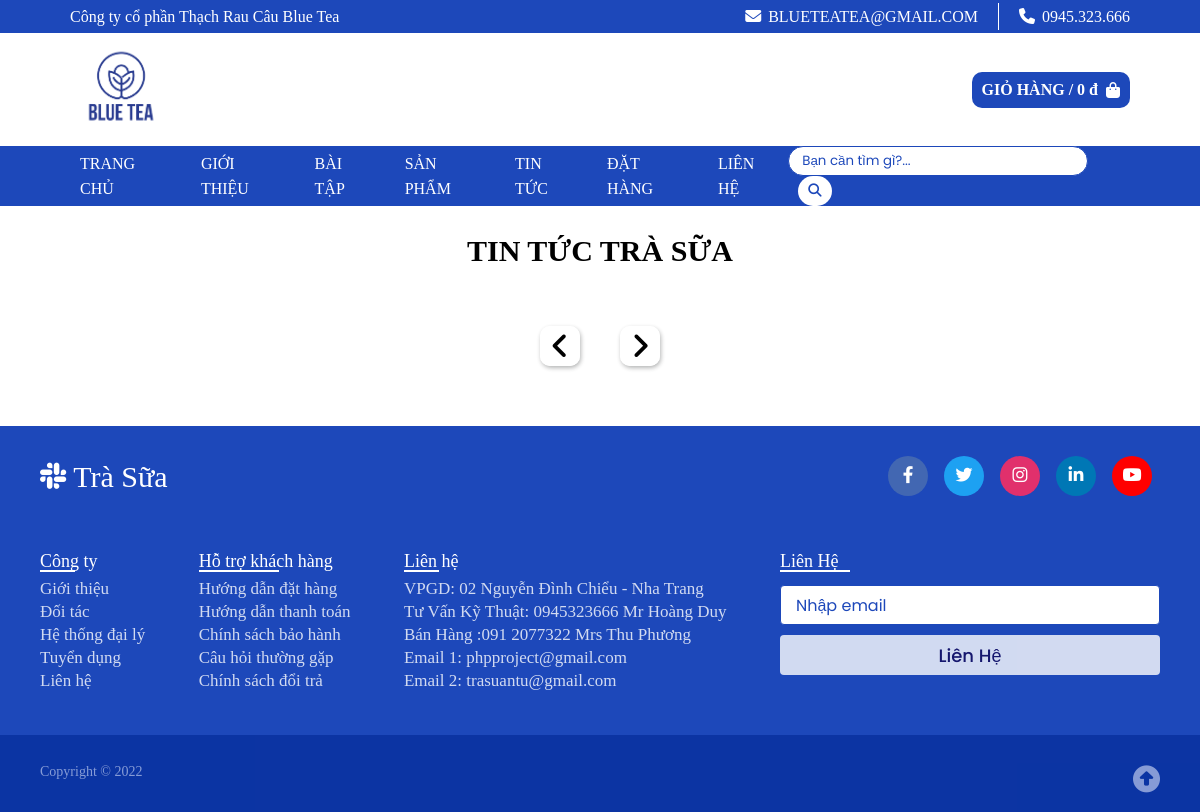
Page /tin-tuc.php on the earlier database version.
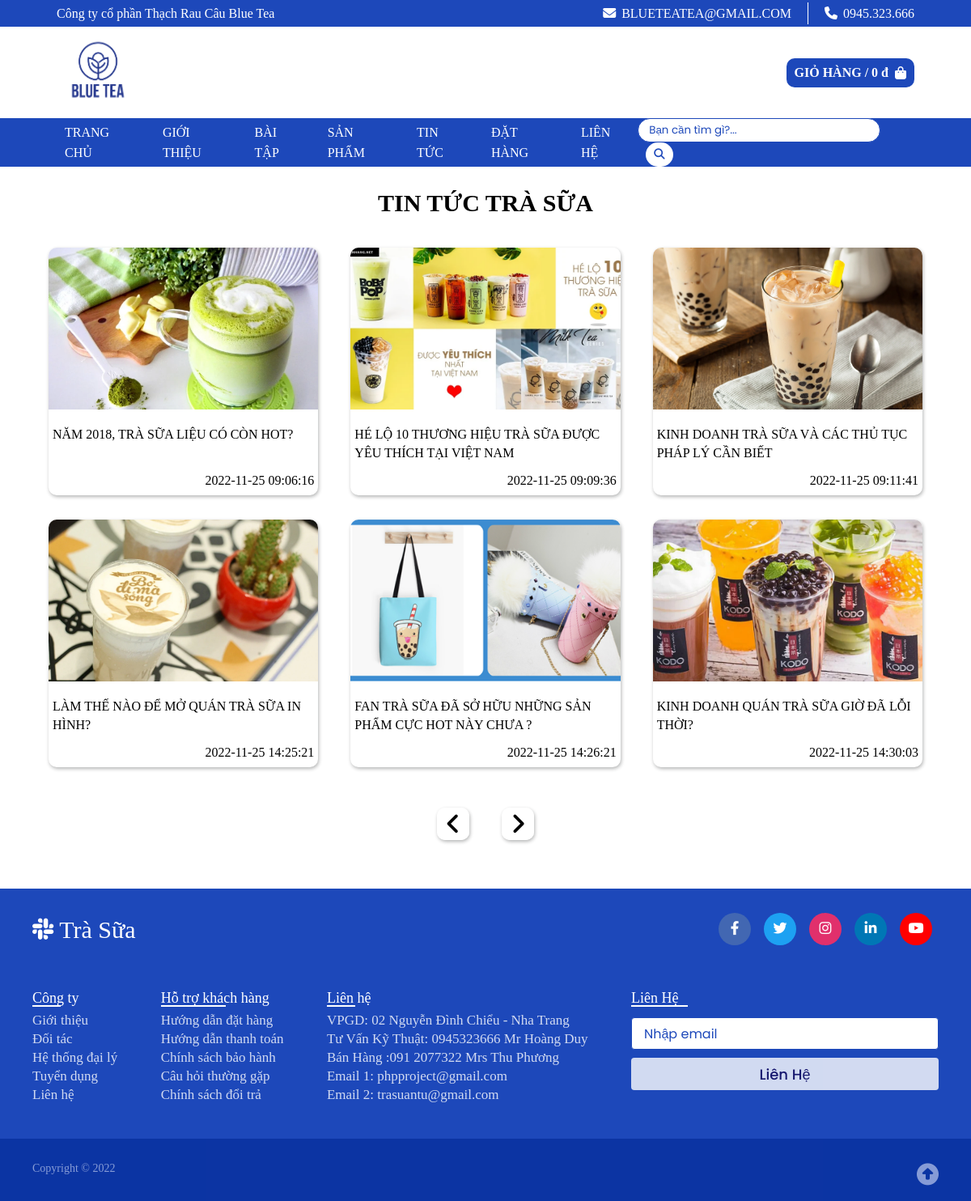
Same page on the later database version.
### tables this page shows
CREATE TABLE `tin_tuc` (
  `ma_tintuc` int(11) NOT NULL,
  `tieu_de` varchar(300) NOT NULL,
  `hinh_dd` varchar(300) NOT NULL,
  `noi_dung` text NOT NULL,
  `tg_dang` datetime NOT NULL
);

### block/global.php (the view, shortened to what this page needs)
<?php
    function getAllTinTuc($conn)
    {
        $none = false;
        $rowPerPage = 6;
        $offset = ($_GET['page']-1)* $rowPerPage;
        $query = "SELECT `ma_tintuc`, `tieu_de`, `hinh_dd`, `tg_dang` FROM `tin_tuc`";
        $result = mysqli_query($conn, $query);
        $numRow = mysqli_num_rows($result);
        $maxPage = ceil($numRow / $rowPerPage);
        $query= "SELECT `ma_tintuc`, `tieu_de`, `hinh_dd`, `tg_dang` FROM `tin_tuc` LIMIT $offset, $rowPerPage";
        $result =  mysqli_query($conn, $query);
        if($result)
        {
            if(mysqli_num_rows($result) != 0)
            {
                echo '<div class="blog">';
                while($row = mysqli_fetch_array($result))
                {
                    echo "<a class='blog-item' href='./tin-tuc.php?id=$row[ma_tintuc]'>";
                    $src = "./assets/images/$row[hinh_dd]";
                        echo "<div class='blog-img'>
                        <img src='".$src."'>
                            </div>";
                        echo "<div class='blog-content'>
                            <p class='blog-title'>$row[tieu_de]</p>
                            <p class='blog-date'>$row[tg_dang]</p>
                        </div>";
                    echo "</a>";
                }
                echo "</div>";
            }
        }
        if($none != true)
        {
            echo "<div class='news-control'>";
            if($_GET['page'] == 1)
            {
                echo "<a href='".$_SERVER ['PHP_SELF']."?page=1' class='news-btn' >
                <i class='fa-solid fa-angle-left'></i> </a>";
            }
            else {
                $prePage = $_GET['page'] - 1;
                echo "<a href='".$_SERVER ['PHP_SELF']."?page=".$prePage."' class='news-btn' >
                <i class='fa-solid fa-angle-left'></i> </a>";
            }
            if($_GET['page'] == $maxPage)
            {
                echo "<a href='".$_SERVER ['PHP_SELF']."?page=".$maxPage."' class='news-btn' >
                <i class='fa-solid fa-angle-right'></i> </a>";
            }
            else {
                $nextPage = $_GET['page'] + 1;
                echo "<a href='".$_SERVER ['PHP_SELF']."?page=".$nextPage."' class='news-btn' >
                <i class='fa-solid fa-angle-right'></i> </a>";
            }
            echo "</div>";
        }
    }
?>

### tin-tuc.php (shortened to what this page needs)
<!DOCTYPE html>
<html lang="en">
<head>
    <link rel="stylesheet" href="./assets/css/main.css"/>
    <link
      rel="stylesheet"
      href="https://cdnjs.cloudflare.com/ajax/libs/font-awesome/6.2.0/css/all.min.css"
    />
</head>
<body>
    <?php
        include("./block/connection.php");
        include("./block/global.php");
        include("./block/header.php");
    ?>
    <?php
        if(isset($_GET["id"]))
        {
            $id = $_GET["id"];
            $query = "SELECT `ma_tintuc`, `tieu_de`, `hinh_dd`, `noi_dung`, `tg_dang` FROM `tin_tuc` WHERE `ma_tintuc` = '$id'";
            $result = mysqli_query($conn, $query);
            if($result)
            {
                if(mysqli_num_rows($result) != 0)
                {
                    $row = mysqli_fetch_array($result);
                    echo '<div class="container">
                    <p class="blog-title size28">'.$row["tieu_de"].'</p>
                    <p class="blog-date mgb-20">'.$row["tg_dang"].'</p>';
                    echo $row['noi_dung'];
                    echo "</div>";
                }
            }
        }
        else {
            echo '<div class="container">';
                echo "<p class='blog-detail-header'> Tin tức trà sữa</p>";
                getAllTinTuc($conn);
            echo '</div>';
        }
    ?>
    <?php
        include("./block/footer.php");
    ?>
</body>
</html>

### block/header.php (shortened to what this page needs)
<header>
      <div class="header-container">
          <div class="header-info">
              <div class="header-info--name">
                  <a href="./index.php">Công ty cổ phần Thạch Rau Câu Blue Tea</a>
              </div>
              <div class="header-info--contact">
              <div class="header-info--gmail">
              <i class="fa fa-envelope"></i>
                  <a href="#">blueteatea@gmail.com</a>
              </div>
              <div class="header-info--tel">
              <i class="fa fa-phone"></i>
                  <a href="#">0945.323.666</a>
              </div>
              </div>
          </div>
          <div class="header-content">
              <div class="header-content--logo">
                  <img src="http://localhost/doanphp/assets/images/blue_tea_logo.webp" alt="" width="100" height="100">
              </div>
              <div class="header-content--product">
                  <a href="./gio-hang.php" class="header-product--text">
                  GIỎ HÀNG / <?php
                      if(isset($_SESSION["gioHang"]))
                      {
                          $gia = 0;
                          $gioHang = $_SESSION["gioHang"];
                          for($i = 0; $i < count($gioHang); $i++)
                          {
                              $gia = $gia + $gioHang[$i]["gia"];
                          }
                          echo "<span class='money'>$gia</span>";
                      }
                      else echo "0";
                      ?>
                      <span>đ</span>
              </a>
              <i class="fas fa-bag-shopping"></i>
              </div>
          </div>
          <div class="header-menu">
              <div class="header-menu--list">
                  <div class="header-menu--item">
                      <a href="http://localhost/doanphp/index.php" class="header-menu--link">Trang chủ</a>
                  </div>
                  <div class="header-menu--item">
                      <a href="http://localhost/doanphp/gioi-thieu.php" class="header-menu--link">Giới thiệu</a>
                  </div>
                  <div class="header-menu--item">
                      <a href="http://localhost/doanphp/bai-tap.php" class="header-menu--link">Bài tập</a>
                  </div>
                  <div class="header-menu--item">
                      <a href="http://localhost/doanphp/san-pham.php" class="header-menu--link">Sản phẩm</a>
                  </div>
                  <div class="header-menu--item">
                      <a href="http://localhost/doanphp/tin-tuc.php" class="header-menu--link">Tin tức</a>
                  </div>
                  <div class="header-menu--item">
                      <a href="http://localhost/doanphp/gio-hang.php" class="header-menu--link">Đặt hàng</a>
                  </div>
                  <div class="header-menu--item">
                      <a href="http://localhost/doanphp/lien-he.php" class="header-menu--link">liên hệ</a>
                  </div>
              </div>
              <form action="http://localhost/doanphp/tim-kiem.php" method="get">
              <div class="header-menu--search">
                  <input type="text" name="search" id="" placeholder="Bạn cần tìm gì?..."
                  value="<?php if (isset(($_GET["search"]))) echo $_GET["search"]; else echo "" ?>">
                  <button type="submit" name="timKiem"><i class="fas fa-magnifying-glass"></i></button>
              </div>
              </form>
          </div>
      </div>
  </header>

### block/footer.php (shortened to what this page needs)
<footer style="background-color: #1d48ba;">
  <div class="content">
    <div class="top">
      <div class="logo-details">
        <i class="fab fa-slack"></i>
        <span class="logo_name">Trà Sữa</span>
      </div>
      <div class="media-icons">
        <a href="#"><i class="fab fa-facebook-f"></i></a>
        <a href="#"><i class="fab fa-twitter"></i></a>
        <a href="#"><i class="fab fa-instagram"></i></a>
        <a href="#"><i class="fab fa-linkedin-in"></i></a>
        <a href="#"><i class="fab fa-youtube"></i></a>
      </div>
    </div>
    <div class="link-boxes">
      <ul class="box">
        <li class="link_name">Công ty</li>
        <li><a href="#">Giới thiệu</a></li>
        <li><a href="#">Đối tác</a></li>
        <li><a href="#">Hệ thống đại lý</a></li>
        <li><a href="#">Tuyển dụng</a></li>
        <li><a href="#">Liên hệ</a></li>
      </ul>
      <ul class="box">
        <li class="link_name link_name-support">Hỗ trợ khách hàng</li>
        <li><a href="#">Hướng dẫn đặt hàng</a></li>
        <li><a href="#">Hướng dẫn thanh toán</a></li>
        <li><a href="#">Chính sách bảo hành</a></li>
        <li><a href="#">Câu hỏi thường gặp</a></li>
        <li><a href="#">Chính sách đổi trả</a></li>
      </ul>
      <ul class="box">
        <li class="link_name">Liên hệ</li>
        <li><a href="#">VPGD: 02 Nguyễn Đình Chiểu - Nha Trang</a></li>
        <li><a href="#">Tư Vấn Kỹ Thuật: 0945323666 Mr Hoàng Duy</a></li>
        <li><a href="#">Bán Hàng :091 2077322 Mrs Thu Phương</a></li>
        <li><a href="#">Email 1: phpproject@gmail.com</a></li>
        <li><a href="#">Email 2: trasuantu@gmail.com</a></li>
      </ul>
      <ul class="box input-box">
        <li class="link_name link_name-subscribe">Liên Hệ</li>
        <li><input type="text" placeholder="Nhập email" class="input-contact"style="border: 1px solid #1d48ba; background-color: white; color: #1d48ba"/></li>
        <li><input type="button" value="Liên Hệ" /></li>
      </ul>
    </div>
  </div>
  <div class="bottom-details" style="background: #002794">
    <div class="bottom_text">
      <span class="copyright_text"
        >Copyright © 2022
        <a href="#"></a></span
      >
      <a href="#" class="go-top"
        ><i class="fa-sharp fa-solid fa-circle-up"></i
      ></a>
    </div>
  </div>
</footer>

### assets/css/stucture.css (style rules this page uses)
.container { max-width: 1250px; margin: 0 auto; padding: 30px 40px 40px 40px; }

### assets/css/footer.css (style rules this page uses)
* { margin: 0; padding: 0; box-sizing: border-box; font-family: "Poppins", sans-serif; }
footer { width: 100%; bottom: 0; left: 0; }
footer::before { content: ""; position: absolute; left: 0; top: 100px; height: 1px; width: 100%; background: #afafb6; }
footer .content { max-width: 1250px; margin: auto; padding: 30px 40px 40px 40px; }
footer .content .top { display: flex; align-items: center; justify-content: space-between; margin-bottom: 50px; }
.content .top .logo-details { color: #fff; font-size: 30px; }
.content .top .media-icons { display: flex; }
.content .top .media-icons a { height: 40px; width: 40px; margin: 0 8px; border-radius: 50%; text-align: center; line-height: 40px; color: #fff; font-size: 17px; text-decoration: none; transition: all 0.4s ease; }
.top .media-icons a:nth-child(1) { background: #4267b2; }
.top .media-icons a:nth-child(2) { background: #1da1f2; }
.top .media-icons a:nth-child(3) { background: #e1306c; }
.top .media-icons a:nth-child(4) { background: #0077b5; }
.top .media-icons a:nth-child(5) { background: #ff0000; }
footer .content .link-boxes { width: 100%; display: flex; justify-content: space-between; }
.content .link-boxes .box .link_name { color: #fff; font-size: 18px; font-weight: 400; margin-bottom: 10px; position: relative; }
.link-boxes .box .link_name::before { content: ""; position: absolute; left: 0; bottom: -2px; height: 2px; width: 35px; background: #fff; }
.link-boxes .box .link_name-support::before { content: ""; position: absolute; left: 0; bottom: -2px; height: 2px; width: 80px; background: #fff; }
.link-boxes .box .link_name-subscribe::before { content: ""; position: absolute; left: 0; bottom: -2px; height: 2px; width: 70px; background: #fff; }
.content .link-boxes .box li { margin: 6px 0; list-style: none; }
.content .link-boxes .box li a { color: #fff; font-size: 17px; font-weight: 400; text-decoration: none; opacity: 0.8; transition: all 0.4s ease; }
.content .link-boxes .input-box { margin-right: 55px; }
.link-boxes .input-box input { height: 40px; width: calc(100% + 55px); outline: none; border: 2px solid #afafb6; background: #140b5c; border-radius: 4px; padding: 0 15px; font-size: 15px; color: #fff; margin-top: 5px; }
.link-boxes .input-box input::placeholder { color: #1d48ba; font-size: 16px; }
.link-boxes .input-box input[type="button"] { background: #fff; color: #140b5c; border: none; font-size: 18px; font-weight: 500; margin: 4px 0; opacity: 0.8; cursor: pointer; transition: all 0.4s ease; }
footer .bottom-details { width: 100%; background: #002794; opacity: 0.6; }
footer .bottom-details .bottom_text { max-width: 1250px; margin: auto; padding: 20px 40px; display: flex; justify-content: space-between; }
.bottom-details .bottom_text span, .bottom-details .bottom_text a { font-size: 14px; font-weight: 300; color: #fff; opacity: 0.8; text-decoration: none; }
.bottom-details .bottom_text .copyright_text { margin-top: 10px; }
.bottom-details .bottom_text i { font-size: 27px; margin-top: 10px; }
footer::before { display: none; }

### assets/css/admin.css (style rules this page uses)
body { position: relative; }

### assets/css/mai-thi.css (style rules this page uses)
:root { --bg1:#9b59b6; --bg2:#3498db; --bg :#D7E1EC; }
* { margin: 0; padding: 0; }

### assets/css/contact.css (style rules this page uses)
* { margin: 0; padding: 0; box-sizing: border-box; font-family: "Poppins", sans-serif; }

### assets/css/cart.css (style rules this page uses)
.container { position: relative; }

### assets/css/blog.css (style rules this page uses)
.blog { display: flex; flex-wrap: wrap; margin-top: 20px; }
.blog-item { margin-left: 20px; width: calc(100% /3 - 40px); margin-right: 20px; box-shadow: inset 0 200px 0 white, 1px 2px 4px rgb(31 32 33 / 33%); border-radius: 10px; overflow: hidden; margin-bottom: 30px; }
.blog-img { width: 100%; height: 200px; }
.blog-img > img { width: 100%; height: 100%; display: block; object-fit: cover; }
.blog-content { padding: 10px 5px; }
.blog-title { color: black; min-height: 60px; margin-top: 10px; line-height: 1.4; }
.blog-date { color: black; text-align: right; }
.blog-detail-header { font-size: 30px; text-align: center; font-weight: bold; margin-bottom: 40px; text-transform: uppercase; }
.news-control { display: flex; justify-content: center; }
.news-btn { align-items: center; display: flex; width: 20px; height: 20px; margin: 20px; font-size: 30px; padding: 20px; justify-content: center; box-shadow: inset 0 200px 0 white, 1px 2px 4px rgb(31 32 33 / 33%); border-radius: 10px; color: black; }

Differences in the rows shown:
added tin_tuc: hinh_dd (picture), tieu_de "NĂM 2018, TRÀ SỮA LIỆU CÓ CÒN HOT?", tg_dang "2022-11-25 09:06:16"
added tin_tuc: hinh_dd (picture), tieu_de "HÉ LỘ 10 THƯƠNG HIỆU TRÀ SỮA ĐƯỢC YÊU THÍCH TẠI VIỆT NAM", tg_dang "2022-11-25 09:09:36"
added tin_tuc: hinh_dd (picture), tieu_de "KINH DOANH TRÀ SỮA VÀ CÁC THỦ TỤC PHÁP LÝ CẦN BIẾT", tg_dang "2022-11-25 09:11:41"
added tin_tuc: hinh_dd (picture), tieu_de "LÀM THẾ NÀO ĐỂ MỞ QUÁN TRÀ SỮA IN HÌNH?", tg_dang "2022-11-25 14:25:21"
added tin_tuc: hinh_dd (picture), tieu_de "FAN TRÀ SỮA ĐÃ SỞ HỮU NHỮNG SẢN PHẨM CỰC HOT NÀY CHƯA ?", tg_dang "2022-11-25 14:26:21"
added tin_tuc: hinh_dd (picture), tieu_de "KINH DOANH QUÁN TRÀ SỮA GIỜ ĐÃ LỖI THỜI?", tg_dang "2022-11-25 14:30:03"
